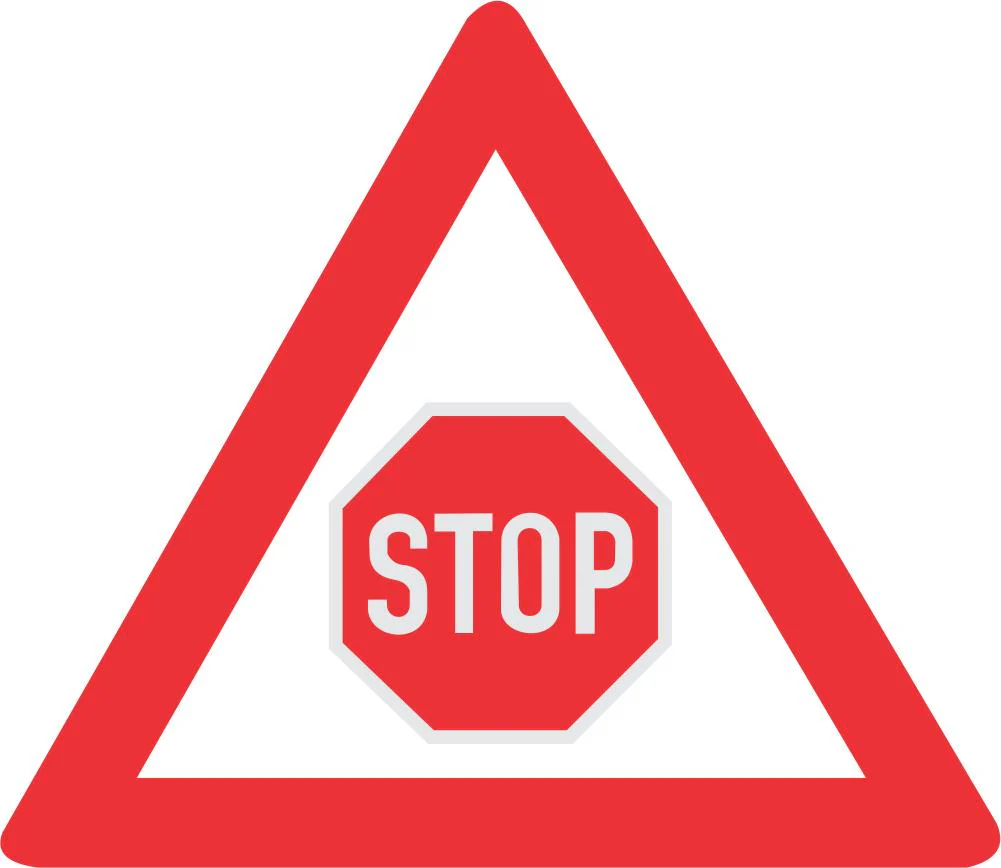
#> input picture traffic sign classification/stop image.webp, 1001 x 868 px
$ jupyter execute --allow-errors 'data preprocess.ipynb'
#> lines starting #> are read from the running program, lines starting #| are printed output that depends on the picture
[cell 1]
import os
import cv2

[cell 2]
import os
import cv2
import numpy as np

datas = []
target = []
hog_features = []

folder = "traffic sign"

# Create HOG descriptor (you can tweak params)
hog = cv2.HOGDescriptor(
    _winSize=(128, 128),
    _blockSize=(16, 16),
    _blockStride=(8, 8),
    _cellSize=(8, 8),
    _nbins=9
)

#> (the rest of this cell did not finish here and is left out)

[cell 3]
from sklearn.svm import LinearSVC
from sklearn.model_selection import train_test_split
from sklearn.metrics import classification_report,accuracy_score

#> (a cell that did not finish here is left out)

[cell 5]
model=LinearSVC()

#> (a cell that did not finish here is left out)

#> (a cell that did not finish here is left out)

[cell 8]
pimg="stop image.webp"
ppimg=cv2.imread(pimg)
#> ppimg is the input picture: shape (868, 1001, 3); mean B, G, R 184.7, 182.7, 247
dataimg = cv2.resize(ppimg, (128, 128))
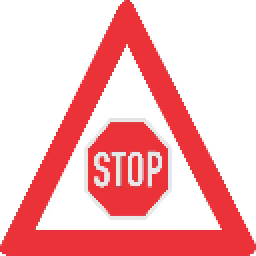
#> dataimg: shape (128, 128, 3) (shown 2 times larger); mean B, G, R 184.9, 182.8, 246.9
# Convert to grayscale for HOG
gray = cv2.cvtColor(dataimg, cv2.COLOR_BGR2GRAY)
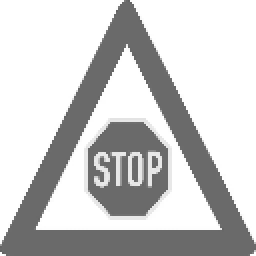
#> gray: shape (128, 128) (shown 2 times larger); min 98, max 255, mean 202.2

# Compute HOG features
features = hog.compute(gray)
#> features = 8100 values, max 0.8 at index 3986, min 0 at index 0, mean 0.0663

# Flatten features for ML
hefeature=features.flatten()
#> hefeature has the same summary as features
hfeature = hefeature.reshape(1, -1)

#> (the rest of this cell did not finish here and is left out)
